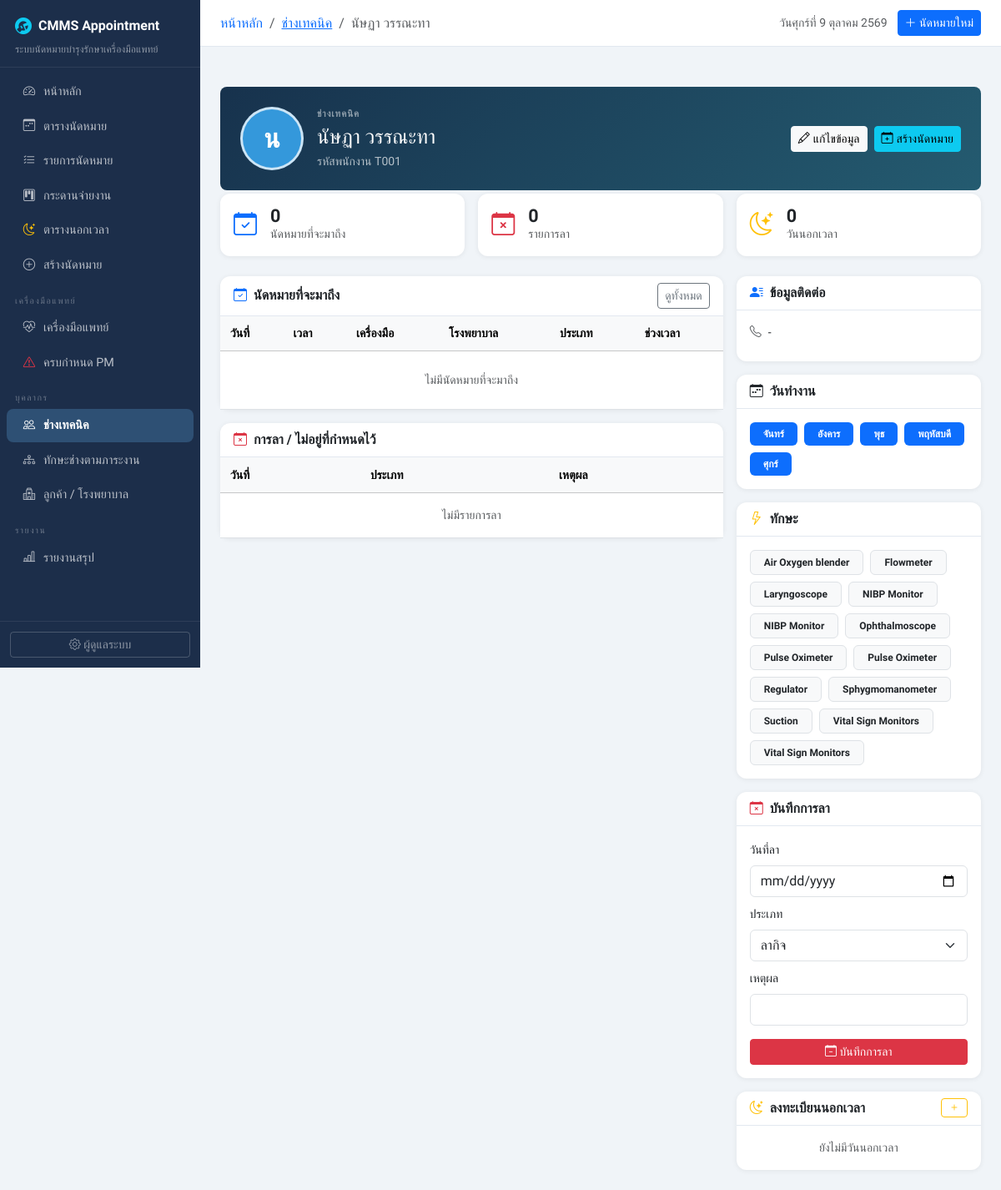
Screenshot of /technicians/1/ with the database file from the repository.
### appointments/models.py (models this page shows, shortened)
class Technician(models.Model):
    employee_id = models.CharField(max_length=20, unique=True, verbose_name='รหัสพนักงาน')
    first_name = models.CharField(max_length=100, verbose_name='ชื่อ')
    last_name = models.CharField(max_length=100, verbose_name='นามสกุล')
    phone = models.CharField(max_length=20, verbose_name='โทรศัพท์')
    email = models.EmailField(blank=True, verbose_name='อีเมล')
    skills = models.ManyToManyField(Skill, blank=True, related_name='technicians', verbose_name='ทักษะ')
    color = models.CharField(max_length=7, default='#3498db', verbose_name='สีปฏิทิน',
                             help_text='รหัสสี Hex เช่น #3498db')
    is_active = models.BooleanField(default=True, verbose_name='ปฏิบัติงาน')
    created_at = models.DateTimeField(auto_now_add=True)
    class Meta:
        verbose_name = 'ช่างเทคนิค'
        verbose_name_plural = 'ช่างเทคนิค'
        ordering = ['employee_id']
    @property
    def full_name(self):
        return f"{self.first_name} {self.last_name}"

class TechnicianWorkDay(models.Model):
    WEEKDAY_CHOICES = [
        (0, 'จันทร์'),
        (1, 'อังคาร'),
        (2, 'พุธ'),
        (3, 'พฤหัสบดี'),
        (4, 'ศุกร์'),
        (5, 'เสาร์'),
        (6, 'อาทิตย์'),
    ]
    technician = models.ForeignKey(Technician, on_delete=models.CASCADE, related_name='work_days')
    day_of_week = models.IntegerField(choices=WEEKDAY_CHOICES, verbose_name='วัน')
    class Meta:
        unique_together = ('technician', 'day_of_week')
        verbose_name = 'วันทำงาน'
        verbose_name_plural = 'วันทำงาน'
        ordering = ['day_of_week']

class Skill(models.Model):
    name = models.CharField(max_length=100, verbose_name='ชื่อทักษะ')
    description = models.TextField(blank=True, verbose_name='รายละเอียด')
    SKILL_TYPE_CHOICES = [
        ('pm', 'บำรุงรักษา (PM)'),
        ('cal', 'สอบเทียบ (Calibration)'),
        ('repair', 'ซ่อม/แก้ไข (Repair)'),
        ('general', 'ทั่วไป'),
    ]
    skill_type = models.CharField(max_length=10, choices=SKILL_TYPE_CHOICES, default='general', verbose_name='ประเภททักษะ')
    class Meta:
        verbose_name = 'ทักษะ'
        verbose_name_plural = 'ทักษะช่าง'
        ordering = ['name']

### appointments/views.py (the view)
# urls.py: path('technicians/<int:pk>/', views.technician_detail, name='technician_detail'),
def technician_detail(request, pk):
    technician = get_object_or_404(Technician, pk=pk)
    today = date.today()
    upcoming = (technician.appointments
                .filter(scheduled_date__gte=today,
                        status__in=['scheduled', 'confirmed'])
                .select_related('equipment', 'equipment__customer')
                .order_by('scheduled_date', 'start_time')[:20])
    leaves       = technician.leaves.filter(leave_date__gte=today).order_by('leave_date')[:10]
    overtime_days = technician.overtime_days.filter(date__gte=today).order_by('date')[:20]
    context = {
        'technician':    technician,
        'upcoming':      upcoming,
        'leaves':        leaves,
        'overtime_days': overtime_days,
        'leave_form':    TechnicianLeaveForm(initial={'technician': technician}),
        'ot_form':       TechnicianOvertimeDayForm(),
        'today':         today,
        'status_colors': STATUS_COLORS,
    }
    return render(request, 'appointments/technician_detail.html', context)

### appointments/forms.py (shortened to what this page needs)
class TechnicianLeaveForm(forms.ModelForm):
    class Meta:
        model = TechnicianLeave
        fields = ['technician', 'leave_date', 'leave_type', 'reason']
        widgets = {
            'technician': forms.Select(attrs={'class': 'form-select'}),
            'leave_date': forms.DateInput(format='%Y-%m-%d', attrs={'class': 'form-control', 'type': 'date'}),
            'leave_type': forms.Select(attrs={'class': 'form-select'}),
            'reason': forms.TextInput(attrs={'class': 'form-control'}),
        }

class TechnicianOvertimeDayForm(forms.Form):
    date = forms.DateField(
        widget=forms.DateInput(attrs={'class': 'form-control form-control-sm', 'type': 'date'}),
        label='วันที่นอกเวลา',
    )

### appointments/templates/appointments/technician_detail.html (shortened to what this page needs)
{% extends "appointments/base.html" %}
{% block breadcrumb %}
  <li class="breadcrumb-item"><a href="{% url 'appointments:technician_list' %}">ช่างเทคนิค</a></li>
  <li class="breadcrumb-item active">{{ technician.full_name }}</li>
{% endblock %}
{% block content %}
<div class="technician-hero rounded-3 p-4 mb-3">
  <div class="d-flex align-items-center justify-content-between gap-3 flex-wrap">
    <div class="d-flex align-items-center gap-3">
      <div class="technician-avatar rounded-circle d-flex align-items-center justify-content-center text-white fw-bold"
           style="background:{{ technician.color }}">
        {{ technician.first_name|first }}
      </div>
      <div>
        <div class="section-label text-white-50 mb-1">ช่างเทคนิค</div>
        <h1 class="h4 mb-1">{{ technician.full_name }}</h1>
        <div class="text-muted small">รหัสพนักงาน {{ technician.employee_id }}</div>
      </div>
    </div>
    <div class="d-flex gap-2">
      <a href="{% url 'appointments:technician_update' technician.pk %}" class="btn btn-light btn-sm">
        <i class="bi bi-pencil me-1"></i>แก้ไขข้อมูล
      </a>
      <a href="{% url 'appointments:appointment_create' %}?technician={{ technician.pk }}" class="btn btn-info btn-sm">
        <i class="bi bi-calendar-plus me-1"></i>สร้างนัดหมาย
      </a>
    </div>
  </div>
</div>
<div class="row g-3 metric-strip mb-4">
  <div class="col-sm-4">
    <div class="card h-100"><div class="card-body d-flex align-items-center gap-3">
      <i class="bi bi-calendar-check text-primary fs-3"></i>
      <div><div class="metric-value">{{ upcoming|length }}</div><div class="text-muted small">นัดหมายที่จะมาถึง</div></div>
    </div></div>
  </div>
  <div class="col-sm-4">
    <div class="card h-100"><div class="card-body d-flex align-items-center gap-3">
      <i class="bi bi-calendar-x text-danger fs-3"></i>
      <div><div class="metric-value">{{ leaves|length }}</div><div class="text-muted small">รายการลา</div></div>
    </div></div>
  </div>
  <div class="col-sm-4">
    <div class="card h-100"><div class="card-body d-flex align-items-center gap-3">
      <i class="bi bi-moon-stars text-warning fs-3"></i>
      <div><div class="metric-value">{{ overtime_days|length }}</div><div class="text-muted small">วันนอกเวลา</div></div>
    </div></div>
  </div>
</div>
<div class="row g-3">
  <div class="col-lg-8">
    <div class="card mb-3">
      <div class="card-header d-flex align-items-center justify-content-between">
        <span><i class="bi bi-calendar-check me-2 text-primary"></i>นัดหมายที่จะมาถึง</span>
        <a href="{% url 'appointments:appointment_list' %}?technician={{ technician.pk }}" class="btn btn-sm btn-outline-secondary">ดูทั้งหมด</a>
      </div>
      <div class="card-body p-0">
        <div class="table-responsive">
          <table class="table table-hover compact-table mb-0 small">
            <thead class="table-light"><tr><th>วันที่</th><th>เวลา</th><th>เครื่องมือ</th><th>โรงพยาบาล</th><th>ประเภท</th><th>ช่วงเวลา</th></tr></thead>
            <tbody>
              {% for apt in upcoming %}
              <tr onclick="location.href='{% url 'appointments:appointment_detail' apt.pk %}'" style="cursor:pointer">
                <td class="text-nowrap">{{ apt.scheduled_date|date:"D d/m/Y" }}</td>
                <td class="text-nowrap">{{ apt.start_time|time:"H:i" }}–{{ apt.end_time|time:"H:i" }}</td>
                <td><div>{{ apt.equipment.name }}</div><div class="text-muted">S/N: {{ apt.equipment.serial_number }}</div></td>
                <td>{{ apt.equipment.customer.name }}</td>
                <td><span class="badge bg-secondary">{{ apt.service_type }}</span></td>
                <td>
                  {% if apt.time_type == 'overtime_wday' %}<span class="badge badge-overtime">นอกเวลา จ.-ศ.</span>
                  {% elif apt.time_type == 'overtime_wknd' %}<span class="badge badge-weekend">เสาร์/อาทิตย์</span>
                  {% elif apt.time_type == 'overtime' %}<span class="badge badge-overtime">นอกเวลา</span>
                  {% else %}<span class="badge badge-office">ราชการ</span>{% endif %}
                </td>
              </tr>
              {% empty %}<tr><td colspan="6" class="text-muted text-center py-4">ไม่มีนัดหมายที่จะมาถึง</td></tr>{% endfor %}
            </tbody>
          </table>
        </div>
      </div>
    </div>
    <div class="card">
      <div class="card-header"><i class="bi bi-calendar-x me-2 text-danger"></i>การลา / ไม่อยู่ที่กำหนดไว้</div>
      <div class="card-body p-0">
        <table class="table table-hover compact-table mb-0 small">
          <thead class="table-light"><tr><th>วันที่</th><th>ประเภท</th><th>เหตุผล</th></tr></thead>
          <tbody>
            {% for leave in leaves %}
            <tr><td>{{ leave.leave_date|date:"D d/m/Y" }}</td><td><span class="badge bg-danger-subtle text-danger border border-danger-subtle">{{ leave.get_leave_type_display }}</span></td><td>{{ leave.reason|default:"–" }}</td></tr>
            {% empty %}<tr><td colspan="3" class="text-muted text-center py-3">ไม่มีรายการลา</td></tr>{% endfor %}
          </tbody>
        </table>
      </div>
    </div>
  </div>
  <div class="col-lg-4">
    <div class="card mb-3">
      <div class="card-header"><i class="bi bi-person-lines-fill me-2 text-primary"></i>ข้อมูลติดต่อ</div>
      <div class="card-body small">
        <div class="mb-2"><i class="bi bi-telephone text-muted me-2"></i>{{ technician.phone }}</div>
      </div>
    </div>
    <div class="card mb-3">
      <div class="card-header"><i class="bi bi-calendar-week me-2"></i>วันทำงาน</div>
      <div class="card-body">
        <div class="d-flex flex-wrap gap-2">
          {% for wd in technician.work_days.all %}
          <span class="badge bg-primary px-3 py-2">{{ wd.get_day_of_week_display }}</span>
          {% empty %}
          <span class="text-muted small">ยังไม่กำหนด</span>
          {% endfor %}
        </div>
      </div>
    </div>
    <div class="card mb-3">
      <div class="card-header"><i class="bi bi-lightning me-2 text-warning"></i>ทักษะ</div>
      <div class="card-body">
        <div class="d-flex flex-wrap gap-2">
          {% for skill in technician.skills.all %}
          <span class="badge bg-light text-dark border px-3 py-2">{{ skill.name }}</span>
          {% empty %}
          <span class="text-muted small">ยังไม่มีทักษะ</span>
          {% endfor %}
        </div>
      </div>
    </div>
    <div class="card mb-3">
      <div class="card-header"><i class="bi bi-calendar-x text-danger me-2"></i>บันทึกการลา</div>
      <div class="card-body">
        <form method="post" action="{% url 'appointments:technician_add_leave' technician.pk %}">
          <div class="mb-2">
            <label class="form-label small fw-500">วันที่ลา</label>
            {{ leave_form.leave_date }}
          </div>
          <div class="mb-2">
            <label class="form-label small fw-500">ประเภท</label>
            {{ leave_form.leave_type }}
          </div>
          <div class="mb-3">
            <label class="form-label small fw-500">เหตุผล</label>
            {{ leave_form.reason }}
          </div>
          <button type="submit" class="btn btn-sm btn-danger w-100">
            <i class="bi bi-calendar-minus"></i> บันทึกการลา
          </button>
        </form>
      </div>
    </div>
    <div class="card">
      <div class="card-header d-flex align-items-center justify-content-between">
        <span><i class="bi bi-moon-stars text-warning me-2"></i>ลงทะเบียนนอกเวลา</span>
        <button class="btn btn-outline-warning btn-sm py-0" type="button"
                data-bs-toggle="collapse" data-bs-target="#collapseAddOT"
                aria-controls="collapseAddOT" aria-label="เพิ่มวันนอกเวลา" title="เพิ่มวันนอกเวลา">
          <i class="bi bi-plus"></i>
        </button>
      </div>
      {% if overtime_days %}
      <div class="list-group list-group-flush small">
        {% for ot in overtime_days %}
        <div class="list-group-item d-flex align-items-center gap-2 py-2 px-3">
          <span class="badge {% if ot.is_weekday %}badge-overtime{% else %}badge-weekend{% endif %}">
            {% if ot.is_weekday %}OT{% else %}เสาร์/อาทิตย์{% endif %}
          </span>
          <span class="fw-500 flex-grow-1">{{ ot.date|date:"D d/m/Y" }}</span>
          <span class="text-muted" style="font-size:.7rem">{{ ot.start_time_str }}–{{ ot.end_time_str }}</span>
          <form method="post" action="{% url 'appointments:technician_remove_overtime' technician.pk ot.pk %}"
                data-confirm="ลบวันนอกเวลานี้?">
            {% csrf_token %}
            <button type="submit" class="btn btn-link btn-sm text-danger p-0" title="ลบวันนอกเวลา" aria-label="ลบวันนอกเวลา">
              <i class="bi bi-x-circle"></i>
            </button>
          </form>
        </div>
        {% endfor %}
      </div>
      {% else %}
      <div class="card-body text-muted small text-center py-3">ยังไม่มีวันนอกเวลา</div>
      {% endif %}
    </div>
  </div>
</div>
{% endblock %}

### appointments/static/appointments/css/base.css (style rules this page uses)
:root { --sidebar-w: 240px; --sidebar-bg: #1c2e4a; --sidebar-hover: rgba(255,255,255,.12); --sidebar-active: rgba(99,179,237,.25); --topbar-h: 56px; }
*, body { font-family: 'Sarabun', sans-serif; }
body { background: #f0f4f8; overflow-x: hidden; }
.card { border: none; border-radius: 12px; box-shadow: 0 1px 6px rgba(0,0,0,.07); }
.card-header { background: transparent; border-bottom: 1px solid #e2e8f0; font-weight: 600; }
.table > :not(caption) > * > * { padding: .55rem .75rem; }
.fw-500 { font-weight: 500 !important; }

### appointments/templates/appointments/technician_detail.html (style rules this page uses)
.technician-hero { background: linear-gradient(135deg, #17324d 0%, #245b70 100%); color: #fff; }
.technician-avatar { width: 76px; height: 76px; font-size: 2rem; border: 3px solid rgba(255,255,255,.75); }
.technician-hero .text-muted { color: rgba(255,255,255,.68) !important; }
.metric-strip { margin-top: -28px; position: relative; z-index: 1; }
.metric-value { font-size: 1.35rem; font-weight: 700; line-height: 1; }
.section-label { color: #64748b; font-size: .72rem; font-weight: 700; letter-spacing: .08em; text-transform: uppercase; }
.compact-table td, .compact-table th { padding: .65rem .75rem; }

### rows the page displays
Technician: full_name "นัษฏา วรรณะทา", first_name|first "น", employee_id "T001", phone "-"
TechnicianWorkDay: day_of_week "จันทร์"
TechnicianWorkDay: day_of_week "อังคาร"
TechnicianWorkDay: day_of_week "พุธ"
TechnicianWorkDay: day_of_week "พฤหัสบดี"
TechnicianWorkDay: day_of_week "ศุกร์"
Skill: name "Air Oxygen blender"
Skill: name "Flowmeter"
Skill: name "Laryngoscope"
Skill: name "NIBP Monitor"
Skill: name "NIBP Monitor"
Skill: name "Ophthalmoscope"
Skill: name "Pulse Oximeter"
Skill: name "Pulse Oximeter"
Skill: name "Regulator"
Skill: name "Sphygmomanometer"
Skill: name "Suction"
Skill: name "Vital Sign Monitors"
Skill: name "Vital Sign Monitors"

### other values shown
{{ upcoming|length }} "0"
{{ leaves|length }} "0"
{{ overtime_days|length }} "0"
